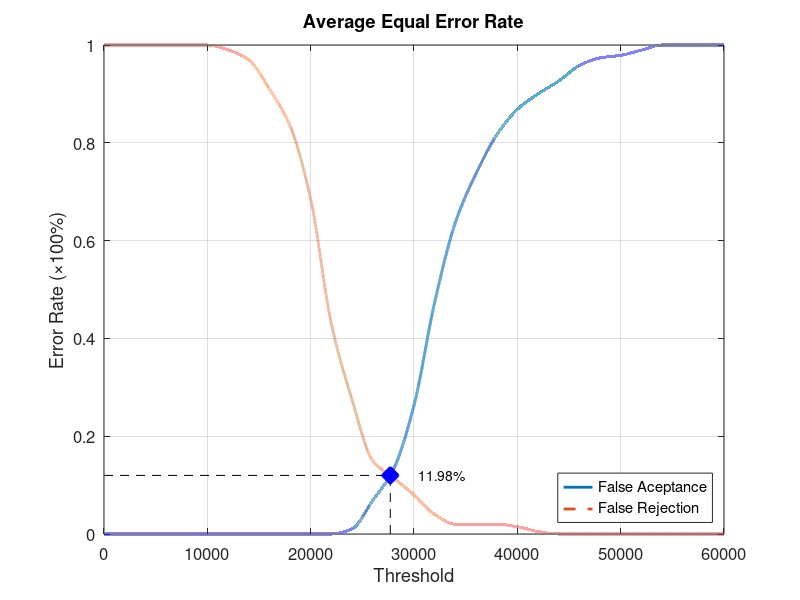
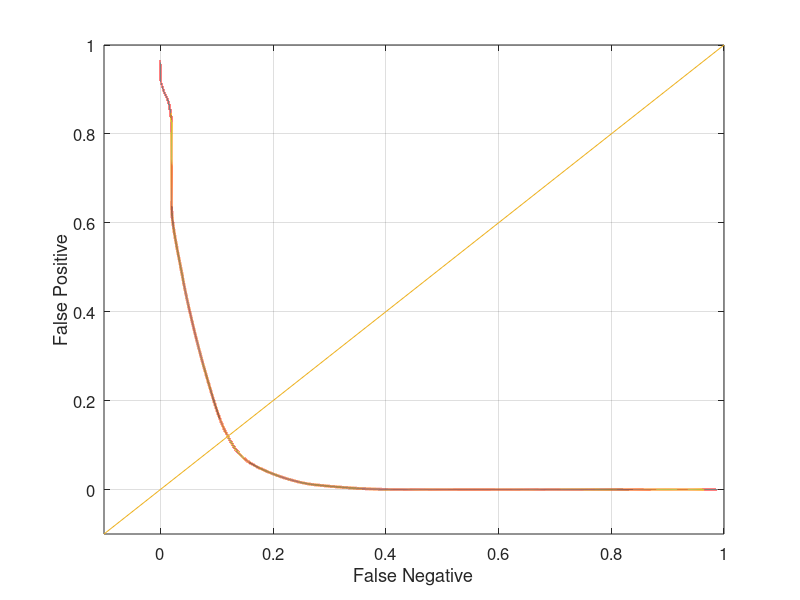

Recreate these plots in MATLAB, in order.
function yEER = Database5_3
close all;
clear;
clc;
x = 0:2000:60000;
xq = 0:0.5:60000;

y0 = [0 0 0 0 0 0 0 0 0 0 0 0 0.0105263 0.0684211 0.131579 0.263158 0.473684 0.636842 0.736842 0.815789 0.868421 0.9 0.926316 0.957895 0.973684 0.978947 0.989474 1 1 1 1];
yy0 = interp1(x, y0, xq, 'pchip');
y1 = [1 1 1 1 1 1 0.99 0.97 0.91 0.835 0.685 0.43 0.275 0.15 0.115 0.08 0.04 0.02 0.02 0.02 0.015 0.005 0 0 0 0 0 0 0 0 0];
yy1 = interp1(x, y1, xq, 'pchip');

% Calculating EER: 
y2 = abs(y0 - y1);
find(y2 == min(y2))
yy2 = abs(yy0 - yy1);
xEER = find(yy2 == min(yy2));
xEERIndex = xq(xEER) % X-axis EER
yEER = yy0(xEER) % Y-axis EER

main = figure
plot(xq, yy0,'-','LineWidth', 2);	hold on
plot(xq, yy1,'--','LineWidth', 2);	hold on
plot([xEERIndex xEERIndex], [0 yEER], 'k--');	hold on
plot([0 xEERIndex], [yEER yEER], 'k--');	hold on
plot(xEERIndex, yEER, 'bx', 'LineWidth', 10);	hold on
text(xEERIndex + 10 * xEERIndex / 100, yEER, [num2str(round((10000 * yEER)) / 100) '%'])
legend('False Aceptance', 'False Rejection', 'Location', 'SouthEast')
xlabel('Threshold')
ylabel('Error Rate (\times100%)')
title('Average Equal Error Rate')
set(gca, 'FontSize', 12)
axis([0 60000 0 1])
grid on

print(main, 'Database5_3Main', '-dpng');
FNRxFPR = figure('Color', [1 1 1]);
plot(yy1, yy0, '-', yy1, yy0, 'LineWidth', 2);
hold on
y = -0.1:0.1:1
plot(y, y); 
set(gca, 'FontSize', 12)
xlabel('False Negative')
ylabel('False Positive')
axis([-0.1 1 -0.1 1])
set(gca, 'FontSize', 12)
grid on

print(FNRxFPR, 'Database5_3FNRxFPR','-dpng');
end
